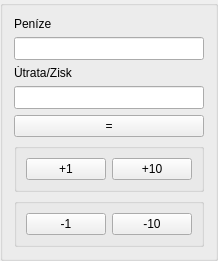
   <widget class="QGroupBox" name="gridGroupBox">
    <property name="geometry">
     <rect>
      <x>650</x>
      <y>138</y>
      <width>201</width>
      <height>241</height>
     </rect>
    </property>
    <layout class="QGridLayout" name="penizeBox">
     <item row="2" column="0">
      <widget class="QLineEdit" name="lineEdit_9">
       <property name="font">
        <font>
         <pointsize>10</pointsize>
        </font>
       </property>
       <property name="inputMask">
        <string>###################</string>
       </property>
      </widget>
     </item>
     <item row="5" column="0">
      <widget class="QPushButton" name="pushButton_13">
       <property name="text">
        <string>=</string>
       </property>
      </widget>
     </item>
     <item row="3" column="0">
      <widget class="QLabel" name="label_20">
       <property name="text">
        <string>Útrata/Zisk</string>
       </property>
      </widget>
     </item>
     <item row="4" column="0">
      <widget class="QLineEdit" name="lineEdit_10">
       <property name="font">
        <font>
         <pointsize>10</pointsize>
        </font>
       </property>
       <property name="inputMask">
        <string>###################</string>
       </property>
      </widget>
     </item>
     <item row="1" column="0">
      <widget class="QLabel" name="label_19">
       <property name="text">
        <string>Peníze</string>
       </property>
      </widget>
     </item>
     <item row="6" column="0">
      <widget class="QGroupBox" name="groupBox">
       <layout class="QHBoxLayout" name="horizontalLayout_5">
        <item>
         <widget class="QPushButton" name="pushButton_11">
          <property name="text">
           <string>+1</string>
          </property>
         </widget>
        </item>
        <item>
         <widget class="QPushButton" name="pushButton_12">
          <property name="text">
           <string>+10</string>
          </property>
         </widget>
        </item>
       </layout>
      </widget>
     </item>
     <item row="7" column="0">
      <widget class="QGroupBox" name="groupBox">
       <layout class="QHBoxLayout" name="horizontalLayout_6">
        <item>
         <widget class="QPushButton" name="pushButton_14">
          <property name="text">
           <string>-1</string>
          </property>
         </widget>
        </item>
        <item>
         <widget class="QPushButton" name="pushButton_15">
          <property name="text">
           <string>-10</string>
          </property>
         </widget>
        </item>
       </layout>
      </widget>
     </item>
    </layout>
   </widget>
